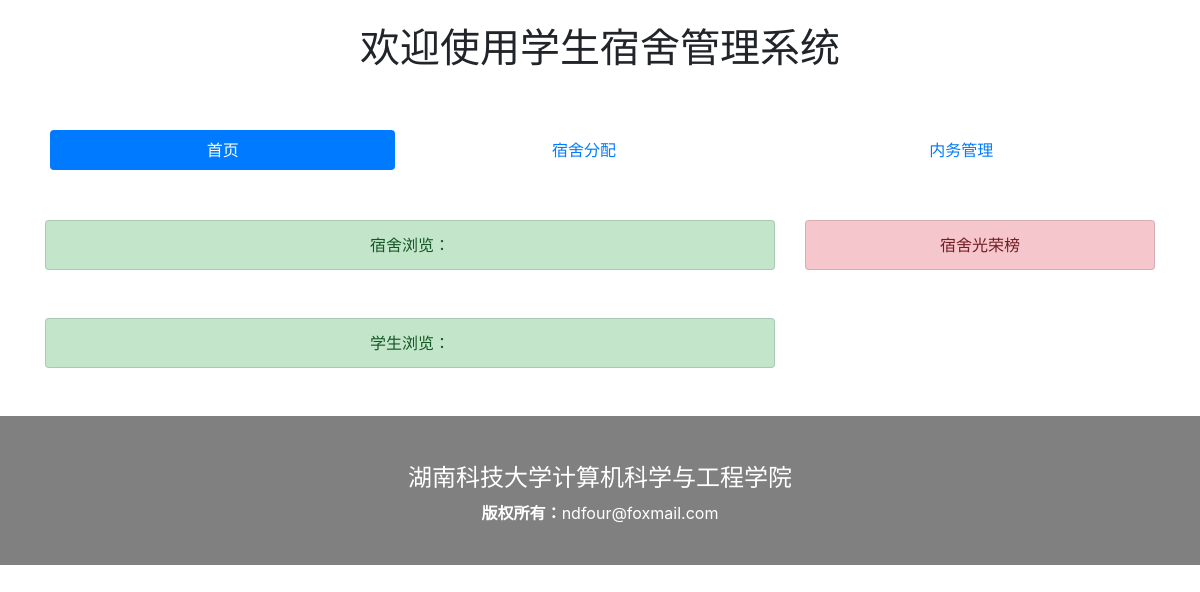
/, run on an earlier commit of the app's database.
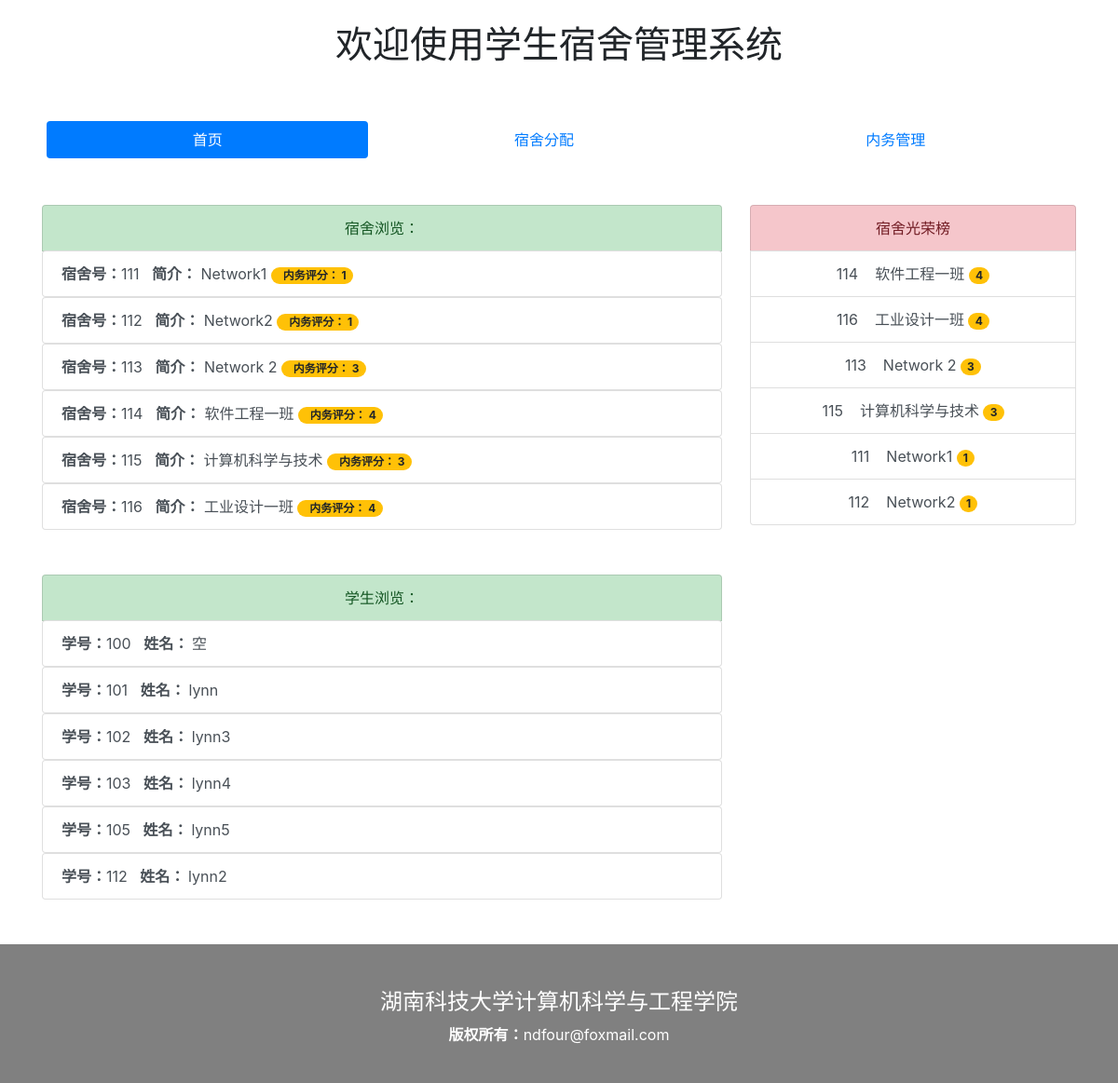
And on a later commit of the database.
### manager/models.py (models this page shows, shortened)
class Dormitory(models.Model):
    number = models.IntegerField('宿舍号', blank=False)
    stu_1 = models.ForeignKey(Student, on_delete=models.CASCADE, related_name='stu_1', blank=True)
    stu_2 = models.ForeignKey(Student, on_delete=models.CASCADE, related_name='stu_2', blank=True)
    stu_3 = models.ForeignKey(Student, on_delete=models.CASCADE, related_name='stu_3', blank=True)
    stu_4 = models.ForeignKey(Student, on_delete=models.CASCADE, related_name='stu_4', blank=True)
    star = models.IntegerField('内务评级')
    info = models.CharField('简介', max_length=255)
    gender = models.IntegerField('类别（男/女）', blank=False)
    waterFee = models.IntegerField('水费', blank=True, default=0)
    elecFee = models.IntegerField('电费', blank=True, default=0)
    isRepair = models.IntegerField('报修', blank=False, default=0)

class Student(models.Model):
    number = models.IntegerField('学号', blank=False)
    name = models.CharField('姓名', max_length=255)
    classNum = models.IntegerField('班级', blank=False)
    gender = models.IntegerField('性别', blank=False)
    dromitory = models.IntegerField('宿舍', blank=False, default=111)
    bed = models.IntegerField('床位', blank=False, default=1)

### manager/views.py (the view)
# urls.py: path('', views.index, name='manager_index'),
def index(request):
    dormitoryList = Dormitory.objects.all().order_by('number')
    stuList = Student.objects.all().order_by('number')
    starList = Dormitory.objects.all().order_by("-star")
    context = {
            'dormitoryList': dormitoryList,
            'stuList': stuList,
            'dorSize': "hello",
            'stuSize': len(stuList),
            'starList': starList,
            }
    return render(request, 'index.html', context)

### manager/templates/index.html (shortened to what this page needs)
<!doctype html>
<html lang="en">
  <head>
    <link rel="stylesheet" href="https://stackpath.bootstrapcdn.com/bootstrap/4.3.1/css/bootstrap.min.css">
  </head>
  <body>
  <div align="center">
  <br />
  <h1>
    欢迎使用学生宿舍管理系统
  </h1>
  <nav class="nav nav-pills nav-fill">
  <a class="nav-item nav-link active" href="{% url 'manager_index'%}">首页</a>
  <a class="nav-item nav-link" href="../admin">宿舍分配</a>
  <a class="nav-item nav-link" href="../admin">内务管理</a>
</nav>
<div class="container">
<div class="row">
<div class="col-md-8">
  {% include 'stu_dorList.html' %}
</div>
<div class="col-md-4">
  {% include 'starDormitory.html' %}
</div>
</div>
</div>
  </div>
</body>
{% include 'footer.html' %}
</html>

### manager/templates/stu_dorList.html
<div align="left">
          <div class="list-group">
  <button type="button" class="list-group-item list-group-item-success">
  宿舍浏览：
  </button>
  {% for dor in dormitoryList %}
  <a href="{% url 'dormitory_detail' dor.number %}"><button type="button" class="list-group-item list-group-item-action"><b>宿舍号：</b>{{ dor.number }} &nbsp&nbsp<b>简介：</b> {{ dor.info }}
<span class="badge badge-warning badge-pill">&nbsp&nbsp内务评分： {{ dor.star }}</span>
  </button></a>
  {% endfor %}
</div>
  <br /> <br />
          <div class="list-group">
  <button type="button" class="list-group-item list-group-item-success">
  学生浏览：
  </button>
  {% for stu in stuList %}
  <a href="{% url 'student_detail' stu.number %}"><button type="button" class="list-group-item list-group-item-action"><b>学号：</b>{{ stu.number }} &nbsp&nbsp<b>姓名： </b>{{ stu.name }}
  </button></a>
  {% endfor %}
</div>
</div>

### manager/templates/starDormitory.html
        <div class="list-group">
  <button type="button" class="list-group-item list-group-item-danger">
    宿舍光荣榜
  </button>
  {% for star in starList %}
  <a href="{% url 'dormitory_detail' star.number %}"<button type="button" class="list-group-item list-group-item-action">{{ star.number }} &nbsp&nbsp {{ star.info }}
<span class="badge badge-warning badge-pill"> {{ star.star }}</span>
  </button></a>
  {% endfor %}
</div>

What changed in the data, as far as the page shows it:
added Dormitory: number "111", info "Network1", star "1"
added Dormitory: number "112", info "Network2", star "1"
added Dormitory: number "113", info "Network 2", star "3"
added Dormitory: number "114", info "软件工程一班", star "4"
added Dormitory: number "115", info "计算机科学与技术", star "3"
added Dormitory: number "116", info "工业设计一班", star "4"
added Student: number "100", name "空"
added Student: number "101", name "lynn"
added Student: number "102", name "lynn3"
added Student: number "103", name "lynn4"
added Student: number "105", name "lynn5"
added Student: number "112", name "lynn2"
